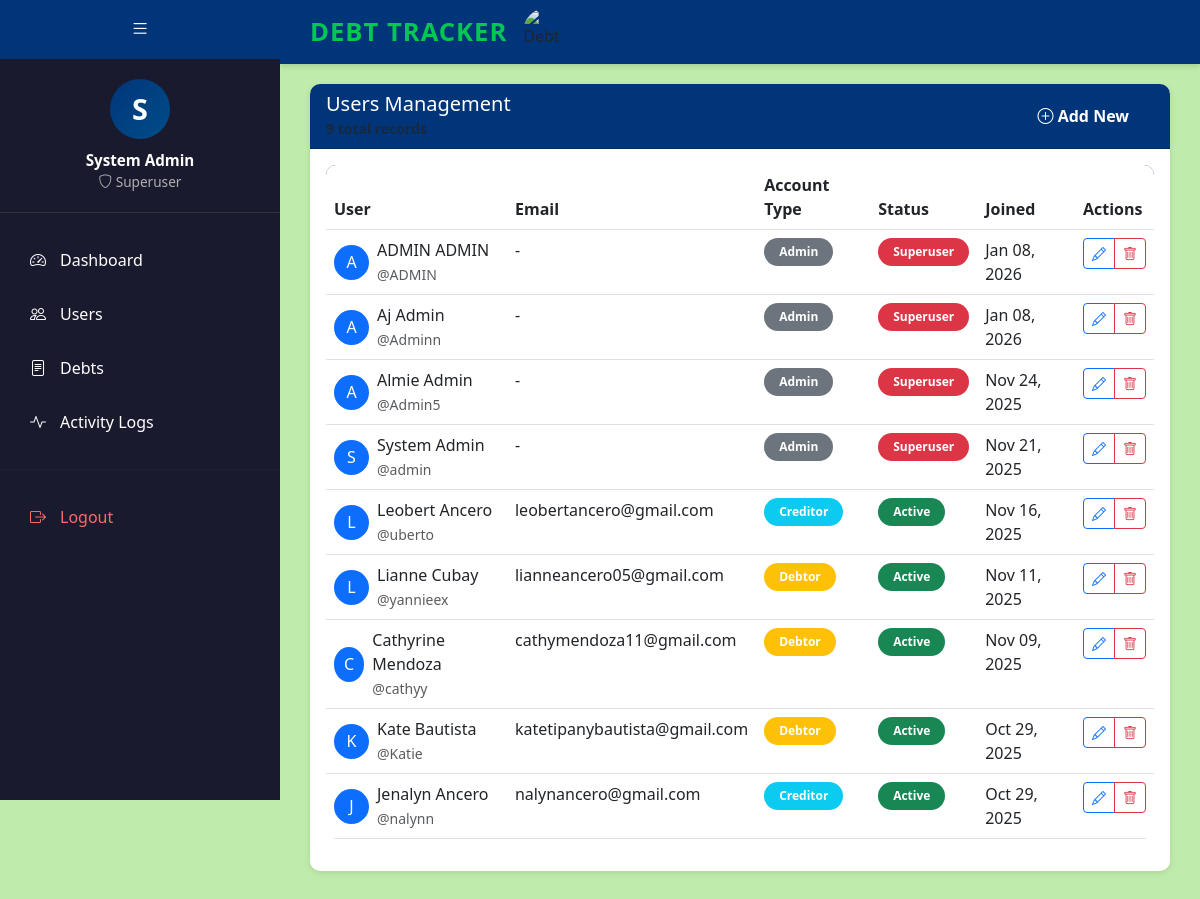
/users/ (signed in), run on an earlier commit of the app's database.
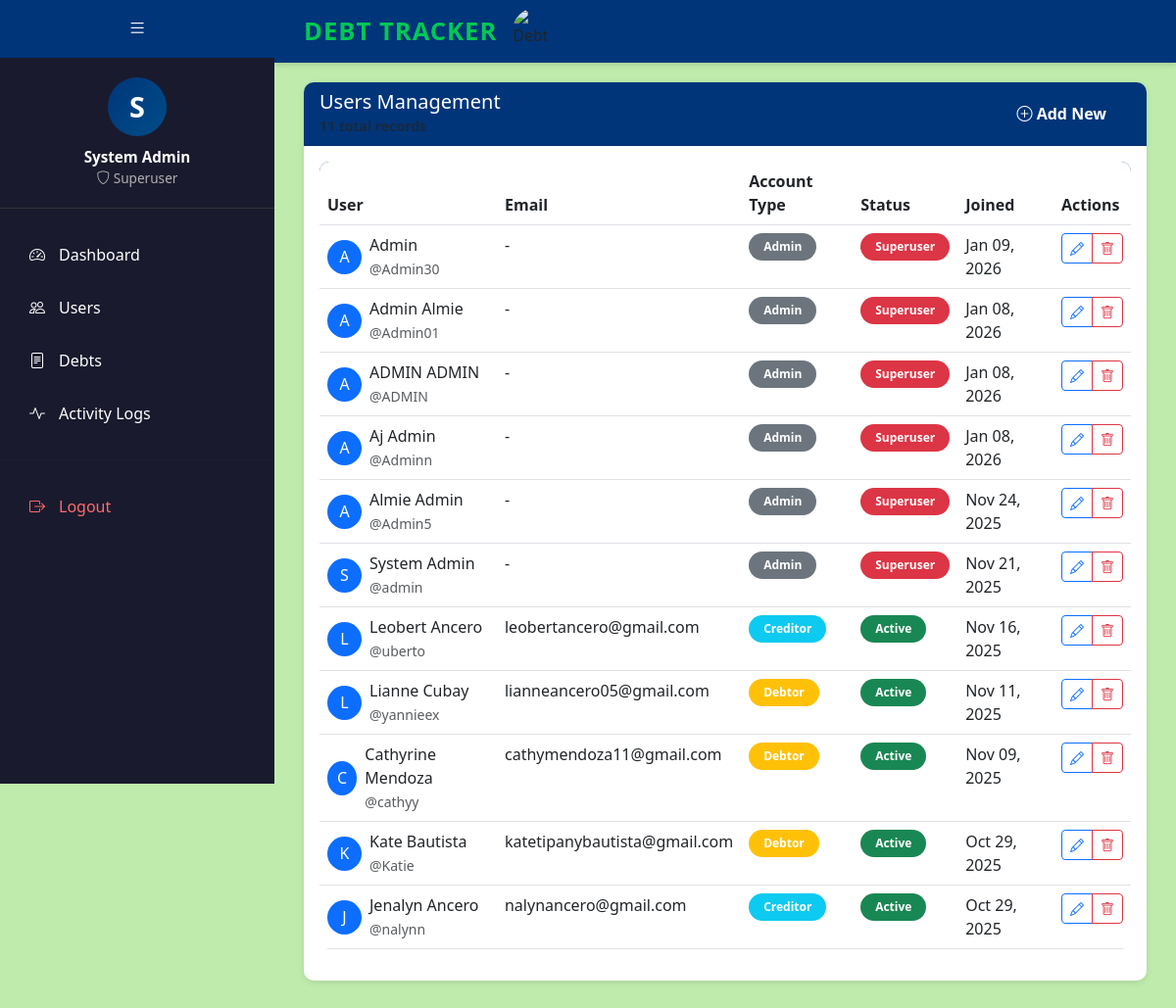
And on a later commit of the database.
### myapp/models.py (models this page shows, shortened)
class CustomUser(AbstractBaseUser, PermissionsMixin):
    ROLE_CHOICES = [
        ('creditor', 'Creditor'),
        ('debtor', 'Debtor'),
        ('admin', 'Admin'),
    ]
    username = models.CharField(
        max_length=150,
        unique=True,
        help_text="Required. 150 characters or fewer. Unique username."
    )
    full_name = models.CharField(
        max_length=255,
        help_text="Full name of the user"
    )
    email = models.EmailField(
        max_length=255,
        blank=True,
        null=True,
        help_text="Email address (optional)"
    )
    profile_picture = models.ImageField(
        upload_to='profile_pictures/',
        blank=True,
        null=True,
        help_text="Profile picture (optional)"
    )
    profile_summary = models.TextField(
        blank=True,
        null=True,
        help_text="Short bio or profile summary (optional)"
    )
    account_type = models.CharField(
        max_length=20,
        choices=ROLE_CHOICES,
        help_text="User role: Creditor, Debtor, or Admin"
    )
    is_active = models.BooleanField(default=True)
    is_staff = models.BooleanField(default=False)
    date_joined = models.DateTimeField(auto_now_add=True)
    objects = CustomUserManager()
    USERNAME_FIELD = 'username'
    REQUIRED_FIELDS = ['full_name']
    class Meta:
        verbose_name = 'User'
        verbose_name_plural = 'Users'
        ordering = ['-date_joined']

### myapp/views.py (the view)
# urls.py: path('users/', views.users_list, name='users_list'),
@user_passes_test(is_superuser)
def users_list(request):
    users = CustomUser.objects.all().order_by('-date_joined')
    context = {
        'users': users,
        'total_users': users.count(),
        'page_title': 'Users Management',
        'page_description': 'Manage all system users',
    }
    return render(request, 'custom_admin/users_list.html', context)

### myapp/context_processors.py (called while the page is built)
def unread_notifications(request):
    if request.user.is_authenticated:
        unread_count = Notification.objects.filter(user=request.user, is_read=False).count()
        return {
            'unread_notifications_count': unread_count
        }
    return {
        'unread_notifications_count': 0
    }

### myapp/views.py (called while the page is built)
def is_superuser(user):
    return user.is_superuser

### myapp/templates/custom_admin/users_list.html (shortened to what this page needs)
{% extends 'custom_admin/base.html' %}
{% load static %}
{% block custom_admin_content %}
<div class="row">
    <div class="col-12">
        <div class="card">
            <div class="card-header d-flex justify-content-between align-items-center">
                <div>
                    <h5 class="mb-0">{{ page_title }}</h5>
                    <small class="text-muted">{{ total_users }} total records</small>
                </div>
                <a href="{% if 'creditor' in page_title %}{% url 'myapp:creditors_add' %}{% elif 'debtor' in page_title %}{% url 'myapp:debtors_add' %}{% else %}{% url 'myapp:users_add' %}{% endif %}" class="btn btn-primary">
                    <i class="bi bi-plus-circle"></i> Add New
                </a>
            </div>
            <div class="card-body">
                {% if users %}
                <div class="table-responsive">
                    <table class="table table-hover">
                        <thead>
                            <tr>
                                <th>User</th>
                                <th>Email</th>
                                <th>Account Type</th>
                                <th>Status</th>
                                <th>Joined</th>
                                <th>Actions</th>
                            </tr>
                        </thead>
                        <tbody>
                            {% for user in users %}
                            <tr>
                                <td>
                                    <div class="d-flex align-items-center">
                                        <div class="avatar-sm bg-primary text-white rounded-circle d-flex align-items-center justify-content-center me-2" style="width: 35px; height: 35px;">
                                            {{ user.full_name.0|default:user.username.0|default:"?"|upper }}
                                        </div>
                                        <div>
                                            <div class="fw-medium">{{ user.full_name|default:user.username }}</div>
                                            <small class="text-muted">@{{ user.username }}</small>
                                        </div>
                                    </div>
                                </td>
                                <td>{{ user.email|default:"-" }}</td>
                                <td>
                                    {% if user.account_type == 'creditor' %}
                                        <span class="badge bg-info">Creditor</span>
                                    {% elif user.account_type == 'debtor' %}
                                        <span class="badge bg-warning">Debtor</span>
                                    {% elif user.account_type == 'admin' %}
                                        <span class="badge bg-secondary">Admin</span>
                                    {% else %}
                                        <span class="badge bg-light text-dark">Unknown</span>
                                    {% endif %}
                                </td>
                                <td>
                                    {% if user.is_superuser %}
                                        <span class="badge bg-danger">Superuser</span>
                                    {% elif user.is_staff %}
                                        <span class="badge bg-primary">Staff</span>
                                    {% elif user.is_active %}
                                        <span class="badge bg-success">Active</span>
                                    {% else %}
                                        <span class="badge bg-secondary">Inactive</span>
                                    {% endif %}
                                </td>
                                <td>{{ user.date_joined|date:"M d, Y" }}</td>
                                <td>
                                    <div class="btn-group btn-group-sm">
                                        {% if 'creditor' in page_title %}
                                            <a href="{% url 'myapp:creditors_edit' user.id %}" class="btn btn-outline-primary" title="Edit">
                                                <i class="bi bi-pencil"></i>
                                            </a>
                                            <a href="{% url 'myapp:creditors_delete' user.id %}" class="btn btn-outline-danger" onclick="return confirm('Are you sure?')" title="Delete">
                                                <i class="bi bi-trash"></i>
                                            </a>
                                        {% else %}
                                            <a href="{% url 'myapp:users_edit' user.id %}" class="btn btn-outline-primary" title="Edit">
                                                <i class="bi bi-pencil"></i>
                                            </a>
                                            <a href="{% url 'myapp:users_delete' user.id %}" class="btn btn-outline-danger" onclick="return confirm('Are you sure?')" title="Delete">
                                                <i class="bi bi-trash"></i>
                                            </a>
                                        {% endif %}
                                    </div>
                                </td>
                            </tr>
                            {% endfor %}
                        </tbody>
                    </table>
                </div>
                {% endif %}
            </div>
        </div>
    </div>
</div>
{% endblock %}

### myapp/templates/custom_admin/base.html (shortened to what this page needs)
{% extends 'admin/admin_dashboard_base.html' %}
{% load static %}
{% block content %}
    {% block custom_admin_content %}{% endblock %}
{% endblock %}

### myapp/templates/admin/admin_dashboard_base.html (shortened to what this page needs)
{% load static %}
<!DOCTYPE html>
<html lang="en">
<head>
    <link href="https://cdn.jsdelivr.net/npm/bootstrap@5.3.0/dist/css/bootstrap.min.css" rel="stylesheet">
    <link rel="stylesheet" href="https://cdn.jsdelivr.net/npm/bootstrap-icons@1.11.0/font/bootstrap-icons.css">
</head>
<body>
    <aside class="sidebar" id="sidebar">
        <button class="sidebar-toggle" onclick="toggleSidebar()">
            <i class="bi bi-list" id="toggle-icon"></i>
        </button>
        <div class="admin-profile">
            <div class="admin-avatar">
                {% if user.profile_picture %}
                    <img src="{{ user.profile_picture.url }}" alt="Profile" style="width: 100%; height: 100%; border-radius: 50%; object-fit: cover;">
                {% else %}
                    {{ user.full_name|default:user.username|default:"A"|slice:":1"|upper }}
                {% endif %}
            </div>
            <div class="admin-name">{{ user.full_name|default:user.username }}</div>
            <div class="admin-role"><i class="bi bi-shield"></i> Superuser</div>
        </div>
        <nav class="sidebar-menu">
            <a href="{% url 'myapp:admin_dashboard' %}" class="sidebar-item {% if request.resolver_match.url_name == 'admin_dashboard' %}active{% endif %}">
                <i class="bi bi-speedometer2"></i>
                <span class="sidebar-item-text">Dashboard</span>
            </a>
            <a href="{% url 'myapp:admin_users' %}" class="sidebar-item {% if request.resolver_match.url_name == 'admin_users' %}active{% endif %}">
                <i class="bi bi-people"></i>
                <span class="sidebar-item-text">Users</span>
            </a>
            <a href="{% url 'myapp:debts_list' %}" class="sidebar-item {% if request.resolver_match.url_name == 'debts_list' %}active{% endif %}">
                <i class="bi bi-file-text"></i>
                <span class="sidebar-item-text">Debts</span>
            </a>
            <a href="{% url 'myapp:admin_activity_logs' %}" class="sidebar-item {% if request.resolver_match.url_name == 'admin_activity_logs' %}active{% endif %}">
                <i class="bi bi-activity"></i>
                <span class="sidebar-item-text">Activity Logs</span>
            </a>
            <hr style="border-color: #333; margin: 20px 0;">
            <a href="{% url 'myapp:logout' %}" class="sidebar-item" style="color: #ff6b6b;">
                <i class="bi bi-box-arrow-right"></i>
                <span class="sidebar-item-text">Logout</span>
            </a>
        </nav>
    </aside>
    <main class="main-content">
        <header class="main-header">
            <div class="main-header-brand">
                <div class="main-header-title">DEBT TRACKER</div>
                <img src="{% static 'image/Debt Tracker Logo.png' %}" alt="Debt Tracker Logo" class="main-header-logo">
            </div>
        </header>
        <div class="content-body">
            {% block content %}{% endblock %}
        </div>
    </main>
</body>
</html>

### myapp/templates/admin/admin_dashboard_base.html (style rules this page uses)
:root { --primary-color: #00357a; --primary-hover: #004E89; --secondary-color: #004E89; --background-color: #bfecac; --content-bg: #bfecac; --accent-color: #A8E6CF; --text-color: #0B1D26; --white: #ffffff; --sidebar-bg: #1a1a2e; --sidebar-hover: #16213e; --text-light: #ffffff; --text-muted: #b0b0b0; --border-color: #dee2e6; --success-color: #28a745; --warning-color: #ffc107; --danger-color: #dc3545; --info-color: #17a2b8; }
* { font-family: 'Segoe UI', Tahoma, Geneva, Verdana, sans-serif; }
body { margin: 0; padding: 0; background: var(--content-bg); display: flex; min-height: 100vh; }
.sidebar { width: 280px; background: var(--sidebar-bg); color: var(--text-light); position: fixed; height: 100vh; overflow-y: auto; z-index: 1000; transition: width 0.3s ease; left: 0; top: 0; }
.sidebar-toggle { width: 100%; padding: 15px; background: var(--primary-color); color: white; border: none; cursor: pointer; text-align: center; font-size: 1.2rem; transition: background 0.3s ease; }
.admin-profile { padding: 20px; border-bottom: 1px solid #333; text-align: center; transition: opacity 0.3s ease; }
.admin-avatar { width: 60px; height: 60px; border-radius: 50%; background: linear-gradient(135deg, var(--primary-color), var(--primary-hover)); display: flex; align-items: center; justify-content: center; margin: 0 auto 10px; font-size: 1.8rem; font-weight: bold; color: white; }
.admin-name { color: var(--text-light); font-weight: 600; font-size: 0.95rem; }
.admin-role { color: var(--text-muted); font-size: 0.85rem; }
.sidebar-menu { padding: 20px 0; }
.sidebar-item { display: flex; align-items: center; padding: 15px 25px; color: var(--text-light); text-decoration: none; transition: all 0.3s ease; border-left: 3px solid transparent; white-space: nowrap; }
.sidebar-item i { margin-right: 12px; width: 20px; text-align: center; flex-shrink: 0; }
.sidebar-item-text { transition: opacity 0.3s ease; }
.main-content { flex: 1; margin-left: 280px; background: var(--content-bg); min-height: 100vh; transition: margin-left 0.3s ease; display: flex; flex-direction: column; }
.main-header { height: 64px; background: var(--primary-color); display: flex; align-items: center; justify-content: flex-start; padding: 0 30px; box-shadow: 0 2px 6px rgba(0,0,0,0.15); }
.main-header-brand { display: flex; align-items: center; gap: 16px; }
.main-header-title { font-size: 1.6rem; font-weight: 700; letter-spacing: 1px; color: #00c853; }
.main-header-logo { width: 48px; height: 48px; border-radius: 50%; object-fit: contain; background-color: transparent; }
.content-body { padding: 20px 30px 30px 30px; flex: 1; }
.card { background-color: white; border: none; border-radius: 10px; box-shadow: 0 2px 6px rgba(0,0,0,0.1); transition: transform 0.3s ease, box-shadow 0.3s ease; }
.card-header { border-radius: 10px 10px 0 0 !important; font-weight: 600; background-color: var(--primary-color) !important; color: var(--text-light) !important; }
.btn-primary { background-color: var(--primary-color); border: none; border-radius: 10px; padding: 10px 25px; font-weight: 600; color: var(--text-light); transition: all 0.3s ease; }
.table { border-radius: 10px; overflow: hidden; background-color: white; }
.table thead { background-color: var(--primary-color); color: var(--text-light); }
.badge { padding: 8px 15px; border-radius: 20px; font-weight: 600; }

What changed in the data, as far as the page shows it:
added CustomUser: full_name.0 "A", full_name "Admin", username "Admin30", email "-", account_type "Admin", is_superuser "Superuser", date_joined "Jan 09, 2026"
added CustomUser: full_name.0 "A", full_name "Admin Almie", username "Admin01", email "-", account_type "Admin", is_superuser "Superuser", date_joined "Jan 08, 2026"
